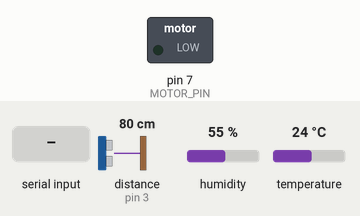
Recording of a sketch running on a simulated Arduino Uno, built with avr-gcc and run on an emulated ATmega328P. Parts: switched loads named in the sketch (green lamp = pin HIGH). The inputs (shaded band) are chosen by the test bench; at power-on: distance to the obstacle (sensor on pin 3) 80 cm, humidity 55 %, temperature 24 °C. The echo pulse lasts 58.3 µs per cm; pins used as bus, display or sensor lines are not drawn.

Above: at 1.2 s.
1.3 s: "1" received over Serial
At 1.9 s:
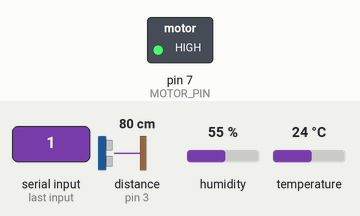
Timing chart, 0 to 4.8 s (numbered marks = the images above; inputs shaded):
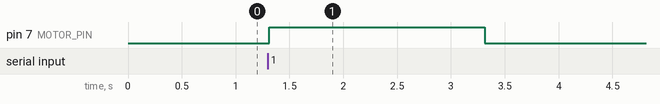

The sketch:

arduino-code.ino
```cpp
#include <dht_nonblocking.h>
#define DHT_SENSOR_TYPE DHT_TYPE_11

static const int DHT_SENSOR_PIN = 2;
DHT_nonblocking dht_sensor( DHT_SENSOR_PIN, DHT_SENSOR_TYPE );

const int PHOTOCELL_PIN = A0;
const int MOISTURE_PIN = A1;

const int MOTOR_PIN = 7;
String receivedMessage = "";

const int echoPin = 3;
const int trigPin = 4;
long duration;
float distance;

float temperatures[12];
float humidities[12];
float lightsensities[12];
float moistures[12];
float distances[12];
int counter = 0;

void setup() {
  // this is run once
  pinMode(trigPin, OUTPUT);
  pinMode(echoPin, INPUT);
  pinMode(MOTOR_PIN, OUTPUT);


  Serial.begin(9600);

}

static bool measure_environment(float *temperature, float *humidity)
{
  static unsigned long measurement_timestamp = millis();

  /* Measure once every 10 seconds */
  if (millis() - measurement_timestamp > 10000ul)
  {
    if (dht_sensor.measure(temperature, humidity) == true)
    {
      measurement_timestamp = millis();
      return (true);
    }
  }

  return (false);
}

static float returnAverage(float myArray[], int size) {
  float sum = 0;
  for (int i = 0; i < size; i++) {
    sum = sum + myArray[i];
  }
  float average = sum/size;
  return average;

}

float getDistanceInPercent() {
  digitalWrite(trigPin, LOW);
  delayMicroseconds(2);
  // Sets the trigPin HIGH (ACTIVE) for 10 microseconds
  digitalWrite(trigPin, HIGH);
  delayMicroseconds(10);
  digitalWrite(trigPin, LOW);
  // Reads the echoPin, returns the sound wave travel time in microseconds
  duration = pulseIn(echoPin, HIGH);
  // Calculating the distance
  distance = duration * 0.0343 / 2; // Speed of sound wave divided by 2 (go and back)
  // Return the value in percent
  float temp = (distance * (-200/9)) + (1400/9);
  temp = constrain(temp, 0, 100);
  return temp;
}

void loop() {
  if (Serial.available() > 0) {
    while (Serial.available()) {
      delay(10);
      receivedMessage += String((char)Serial.read());
    }
    digitalWrite(MOTOR_PIN, HIGH);
    delay(2000);
    digitalWrite(MOTOR_PIN, LOW);
  }

  // this runs repeatedly:
  float temperature;
  float humidity;

  // if 10 seconds has gone
  if (measure_environment(&temperature, &humidity) == true)
  {
    temperatures[counter] = temperature;
    humidities[counter] = humidity;
    lightsensities[counter] = analogRead(PHOTOCELL_PIN);
    moistures[counter] = ( 100 - ( (analogRead(MOISTURE_PIN)/1023.00) * 100 ));
    distances[counter] = getDistanceInPercent();

    counter++;
    if (counter >= 12) {
      counter = 0;
      float averageTemperature = returnAverage(temperatures, sizeof(temperatures)/sizeof(temperatures[0]));
      float averageHumidity = returnAverage(humidities, sizeof(humidities)/sizeof(humidities[0]));
      float averageLight = returnAverage(lightsensities, sizeof(lightsensities)/sizeof(lightsensities[0]));
      float averageMoisture = returnAverage(moistures, sizeof(moistures)/sizeof(moistures[0]));
      float averageWaterlevel = returnAverage(distances, sizeof(distances)/sizeof(distances[0]));

      Serial.print("T=");
      Serial.print(averageTemperature, 1);
      Serial.print(";H=");
      Serial.print(averageHumidity, 1);
      Serial.print(";LS=");
      Serial.print(averageLight, 1);
      Serial.print(";M=");
      Serial.print(averageMoisture, 1);
      Serial.print(";W=");
      Serial.println(averageWaterlevel, 1);
    }

  }
}
```

Measured:
- after the input at 1.3 s, pin 7 (MOTOR_PIN): LOW → HIGH at once, → LOW 2.0 s later
